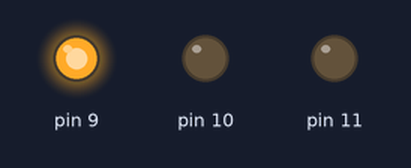
Bench run of a sketch on a simulated Arduino Uno, built with avr-gcc and run on an emulated ATmega328P. On the bench: output pins drawn as LEDs (lit = HIGH).

Above: at 3.0 s.
At 8.0 s:
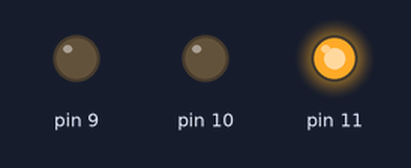
At 11.0 s:
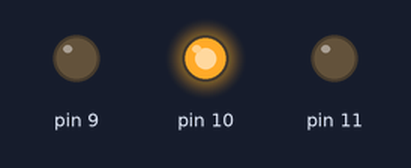
Timing chart, 0 to 15.6 s (numbered marks = the images above):
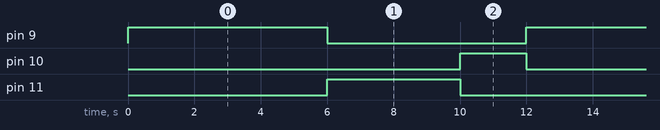

Measured:
- by itself, pin 9: alternates HIGH for 6.0 s and LOW for 6.0 s
- by itself, pin 10: alternates HIGH for 2.0 s and LOW for 10.0 s
- by itself, pin 11: alternates HIGH for 4.0 s and LOW for 8.0 s

The sketch:

semaforo.ino
```cpp
int r = 9;
int y = 10;
int g = 11;

int* pr = &r;
int* py = &y;
int* pg = &g;

void semaforo(int* pin, long ms) {
  digitalWrite(*pin, HIGH);
  delay(ms);
  digitalWrite(*pin, LOW);
}

void setup() {
  pinMode(*pr, OUTPUT);
  pinMode(*py, OUTPUT);
  pinMode(*pg, OUTPUT);
}

void loop() {
  semaforo(pr, 6000);
  semaforo(pg, 4000);
  semaforo(py, 2000);
}
```
